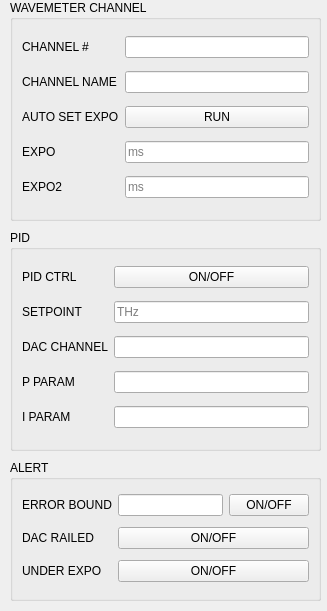
<?xml version="1.0" encoding="UTF-8"?>
<ui version="4.0">
 <class>channelSetup</class>
 <widget class="QWidget" name="channelSetup">
  <property name="geometry">
   <rect>
    <x>0</x>
    <y>0</y>
    <width>327</width>
    <height>611</height>
   </rect>
  </property>
  <property name="sizePolicy">
   <sizepolicy hsizetype="MinimumExpanding" vsizetype="MinimumExpanding">
    <horstretch>0</horstretch>
    <verstretch>0</verstretch>
   </sizepolicy>
  </property>
  <property name="windowTitle">
   <string>Form</string>
  </property>
  <widget class="QGroupBox" name="groupBox">
   <property name="geometry">
    <rect>
     <x>10</x>
     <y>0</y>
     <width>311</width>
     <height>221</height>
    </rect>
   </property>
   <property name="sizePolicy">
    <sizepolicy hsizetype="Expanding" vsizetype="Preferred">
     <horstretch>0</horstretch>
     <verstretch>0</verstretch>
    </sizepolicy>
   </property>
   <property name="title">
    <string>WAVEMETER CHANNEL</string>
   </property>
   <layout class="QGridLayout" name="gridLayout">
    <item row="0" column="0">
     <widget class="QLabel" name="label">
      <property name="text">
       <string>CHANNEL #</string>
      </property>
     </widget>
    </item>
    <item row="3" column="1">
     <widget class="QLineEdit" name="expoEdit">
      <property name="placeholderText">
       <string>ms</string>
      </property>
     </widget>
    </item>
    <item row="3" column="0">
     <widget class="QLabel" name="label_3">
      <property name="text">
       <string>EXPO</string>
      </property>
     </widget>
    </item>
    <item row="4" column="1">
     <widget class="QLineEdit" name="expo2Edit">
      <property name="placeholderText">
       <string>ms</string>
      </property>
     </widget>
    </item>
    <item row="2" column="0">
     <widget class="QLabel" name="label_2">
      <property name="text">
       <string>AUTO SET EXPO</string>
      </property>
     </widget>
    </item>
    <item row="0" column="1">
     <widget class="QLineEdit" name="chanNumEdit"/>
    </item>
    <item row="4" column="0">
     <widget class="QLabel" name="label_4">
      <property name="text">
       <string>EXPO2</string>
      </property>
     </widget>
    </item>
    <item row="1" column="0">
     <widget class="QLabel" name="label_5">
      <property name="text">
       <string>CHANNEL NAME</string>
      </property>
     </widget>
    </item>
    <item row="1" column="1">
     <widget class="QLineEdit" name="chanNameEdit"/>
    </item>
    <item row="2" column="1">
     <widget class="QPushButton" name="autoExpoBtn">
      <property name="text">
       <string>RUN</string>
      </property>
     </widget>
    </item>
   </layout>
  </widget>
  <widget class="QGroupBox" name="groupBox_2">
   <property name="geometry">
    <rect>
     <x>10</x>
     <y>230</y>
     <width>311</width>
     <height>221</height>
    </rect>
   </property>
   <property name="title">
    <string>PID</string>
   </property>
   <layout class="QGridLayout" name="gridLayout_2">
    <item row="1" column="0">
     <widget class="QLabel" name="label_7">
      <property name="text">
       <string>SETPOINT</string>
      </property>
     </widget>
    </item>
    <item row="0" column="1">
     <widget class="CheckButton" name="pidBtn">
      <property name="text">
       <string>ON/OFF</string>
      </property>
     </widget>
    </item>
    <item row="3" column="1">
     <widget class="QLineEdit" name="pParamEdit"/>
    </item>
    <item row="2" column="0">
     <widget class="QLabel" name="label_10">
      <property name="text">
       <string>DAC CHANNEL</string>
      </property>
     </widget>
    </item>
    <item row="1" column="1">
     <widget class="QLineEdit" name="setpointEdit">
      <property name="placeholderText">
       <string>THz</string>
      </property>
     </widget>
    </item>
    <item row="0" column="0">
     <widget class="QLabel" name="label_6">
      <property name="text">
       <string>PID CTRL</string>
      </property>
     </widget>
    </item>
    <item row="2" column="1">
     <widget class="QLineEdit" name="dacChanEdit"/>
    </item>
    <item row="4" column="1">
     <widget class="QLineEdit" name="iParamEdit"/>
    </item>
    <item row="3" column="0">
     <widget class="QLabel" name="label_8">
      <property name="text">
       <string>P PARAM</string>
      </property>
     </widget>
    </item>
    <item row="4" column="0">
     <widget class="QLabel" name="label_9">
      <property name="text">
       <string>I PARAM</string>
      </property>
     </widget>
    </item>
   </layout>
  </widget>
  <widget class="QGroupBox" name="groupBox_3">
   <property name="geometry">
    <rect>
     <x>10</x>
     <y>460</y>
     <width>311</width>
     <height>141</height>
    </rect>
   </property>
   <property name="title">
    <string>ALERT</string>
   </property>
   <layout class="QGridLayout" name="gridLayout_3">
    <item row="0" column="0">
     <widget class="QLabel" name="label_11">
      <property name="text">
       <string>ERROR BOUND</string>
      </property>
     </widget>
    </item>
    <item row="0" column="1">
     <widget class="QLineEdit" name="errBoundEdit">
      <property name="text">
       <string/>
      </property>
      <property name="placeholderText">
       <string/>
      </property>
     </widget>
    </item>
    <item row="1" column="0">
     <widget class="QLabel" name="label_12">
      <property name="text">
       <string>DAC RAILED</string>
      </property>
     </widget>
    </item>
    <item row="1" column="1" colspan="2">
     <widget class="CheckButton" name="dacRailedBtn">
      <property name="text">
       <string>ON/OFF</string>
      </property>
     </widget>
    </item>
    <item row="0" column="2">
     <widget class="CheckButton" name="lgErrBtn">
      <property name="text">
       <string>ON/OFF</string>
      </property>
     </widget>
    </item>
    <item row="2" column="0">
     <widget class="QLabel" name="label_13">
      <property name="text">
       <string>UNDER EXPO</string>
      </property>
     </widget>
    </item>
    <item row="2" column="1" colspan="2">
     <widget class="CheckButton" name="underExpoBtn">
      <property name="text">
       <string>ON/OFF</string>
      </property>
     </widget>
    </item>
   </layout>
  </widget>
 </widget>
 <customwidgets>
  <customwidget>
   <class>CheckButton</class>
   <extends>QPushButton</extends>
   <header>wavemeter_dashboard/view/widgets/check_button</header>
  </customwidget>
 </customwidgets>
 <resources/>
 <connections/>
</ui>
